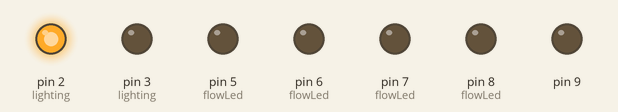
The sketch below on a simulated Arduino Uno, built for the host (arithmetic inside an expression is 32-bit, double 64-bit). Shown: output pins drawn as LEDs (lit = HIGH). WiFi joins after 1.5 s; servers stay silent unless stated; uploads are accepted with an empty reply.

Above: at 6.2 s.
At 10.17 s:
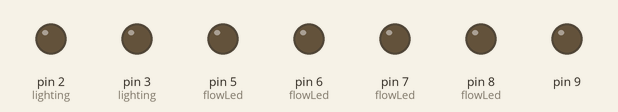
Timing chart, 0 to 15.8 s (numbered marks = the images above):
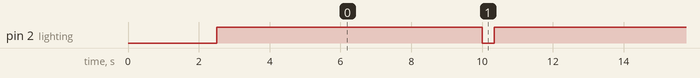

The sketch:

test.ino
```cpp
#include <SPI.h>
#include <Ethernet.h>

byte mac[] = {
  0x90, 0xA2, 0xDA, 0x0D, 0x29, 0x4A};

EthernetClient client;

const char server[] = "192.168.0.2";
const char requestPage[] = "/test.txt";
//const char errorCheckWord[] = "red";

unsigned long lastConnectionTime = 0;
boolean lastConnected = false;
const unsigned long postingInterval = 10*1000;

boolean carriageReturn = false;
boolean inFirstLine = true;
String firstLine = "";
boolean lineBreak = false;
boolean inHttpBody = false;
String httpBody = "";

boolean hasError = false;
boolean statusUnknown = false;

unsigned long lastBlinkTime = 0;
const int ngBlinkInterval = 100;

void setup() {
  Serial.begin(9600);
  // give the ethernet module time to boot up:
  delay(1000);
  Ethernet.begin(mac);

  initializePinMode();
}

void loop() {
  if(lastConnected){
    if(client.connected()){
      if (client.available()) {
        char c = client.read();

        if(inHttpBody){
          httpBody += c;
        }
        else if(inFirstLine){
          firstLine += c;
        }

        if (c == '\r') {
          carriageReturn = true;
        }
        else if( c == '\n' && carriageReturn) {
          if(lineBreak){
            inHttpBody = true;
          }

          lineBreak = true;
          carriageReturn = false;

          if(inFirstLine){
            firstLineCheck();
          }
        }
        else {
          lineBreak = false;
        }
      }
    }
    else {
      finishing();
    }
  }
  else{
    lighting();
  }

  if(!client.connected() && (millis() - lastConnectionTime > postingInterval)) {
    httpRequest();
  }
}

void httpRequest() {
  hasError = false;
  statusUnknown = false;
  allLedOff();

  if (client.connect(server, 80)) {
    client.print("GET ");
    client.print(requestPage);
    client.println(" HTTP/1.1");
    client.print("Host: ");
    client.println(server);
    client.println("Connection: close");
    client.println();

    lastConnectionTime = millis();
    lastConnected = true;
  }
  else {
    client.stop();
    statusUnknown = true;
    lastConnectionTime = millis();
  }
}

void firstLineCheck() {
  inFirstLine = false;
  if( firstLine.indexOf("HTTP/1.1 200 OK") < 0){
    client.stop();
    resetFlags();
    statusUnknown = true;
  }
}

void finishing(){
  client.stop();
  if(httpBody.indexOf("red") >= 0){
    hasError = true;
  }
  resetFlags();
}

void resetFlags() {
  lastConnected = false;
  carriageReturn = false;
  lineBreak = false;
  inHttpBody = false;
  firstLine = "";
  httpBody = "";
  inFirstLine = true;
}

void lighting() {
  if(hasError){
    if (millis() -  lastBlinkTime > ngBlinkInterval) {
      flowLed();
      lastBlinkTime = millis();
    }
  }
  else if(statusUnknown){
    if(!digitalRead(3)){
      digitalWrite(3, HIGH);
    }
  }
  else
  {
    if(!digitalRead(2)){
      digitalWrite(2, HIGH);
    }
  }
}

void initializePinMode() {
  pinMode(2, OUTPUT);
  pinMode(3, OUTPUT);
  pinMode(5, OUTPUT);
  pinMode(6, OUTPUT);
  pinMode(7, OUTPUT);
  pinMode(8, OUTPUT);
  pinMode(9, OUTPUT);
}

void flowLed() {
  if(digitalRead(5)) {
    digitalWrite(5, LOW);
    digitalWrite(6, HIGH);
  }
  else if(digitalRead(6)) {
    digitalWrite(6, LOW);
    digitalWrite(7, HIGH);
  }
  else if(digitalRead(7)) {
    digitalWrite(7, LOW);
    digitalWrite(8, HIGH);
  }
  else if(digitalRead(8)) {
    digitalWrite(8, LOW);
    digitalWrite(5, HIGH);
  }
  else {
    digitalWrite(5, HIGH);
  }
}

void allLedOff() {
  digitalWrite(2, LOW);
  digitalWrite(3, LOW);
  digitalWrite(5, LOW);
  digitalWrite(6, LOW);
  digitalWrite(7, LOW);
  digitalWrite(8, LOW);
}
```

Measured:
- by itself, pin 2 (lighting): repeats every 10.2 s: LOW 0.34 s, HIGH 9.9 s
